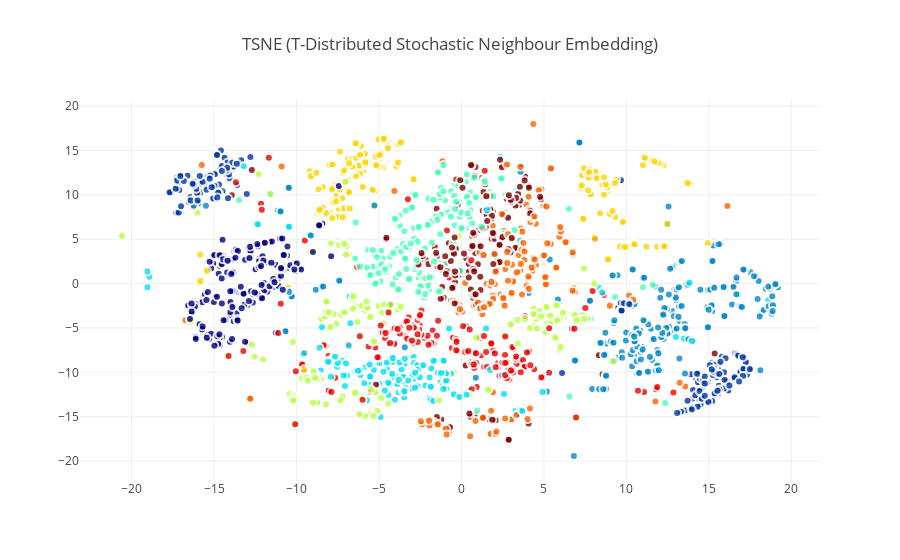

Notebook cell for this chart:
### Code cell
tsne = TSNE()
tsne_results = tsne.fit_transform(X_std)
traceTSNE = go.Scatter(
    x = tsne_results[:,0],
    y = tsne_results[:,1],
    name = target,
    hoveron = target,
    mode = 'markers',
    text = target,
    showlegend = True,
    marker = dict(
        size = 8,
        color = target,
        colorscale ='Jet',
        showscale = False,
        line = dict(
            width = 2,
            color = 'rgb(255, 255, 255)'
        ),
        opacity = 0.8
    )
)
data = [traceTSNE]

layout = dict(
    title = 'TSNE (T-Distributed Stochastic Neighbour Embedding)',
    hovermode = 'closest',
    yaxis = dict(zeroline = False),
    xaxis = dict(zeroline = False),
    showlegend = False,
)

fig = dict(data=data, layout=layout)
py.iplot(fig, filename='styled-scatter')

### Figure 1 — Plotly figure (JSON) as saved in the notebook; plotly's stock layout.template omitted (floating-point values rounded to 4 significant figures; data arrays with more than 128 entries replaced by an {"elided": "..."} marker saying what was removed)
{"data": [{"hoveron": {"elided": "2000 int values"}, "marker": {"color": {"elided": "2000 int values"}, "colorscale": "Jet", "line": {"color": "rgb(255, 255, 255)", "width": 2}, "opacity": 0.8, "showscale": false, "size": 8}, "mode": "markers", "name": {"elided": "2000 int values"}, "showlegend": true, "text": {"elided": "2000 int values"}, "type": "scatter", "x": {"elided": "2000 float values"}, "y": {"elided": "2000 float values"}}], "layout": {"hovermode": "closest", "showlegend": false, "title": "TSNE (T-Distributed Stochastic Neighbour Embedding)", "xaxis": {"zeroline": false}, "yaxis": {"zeroline": false}}}
